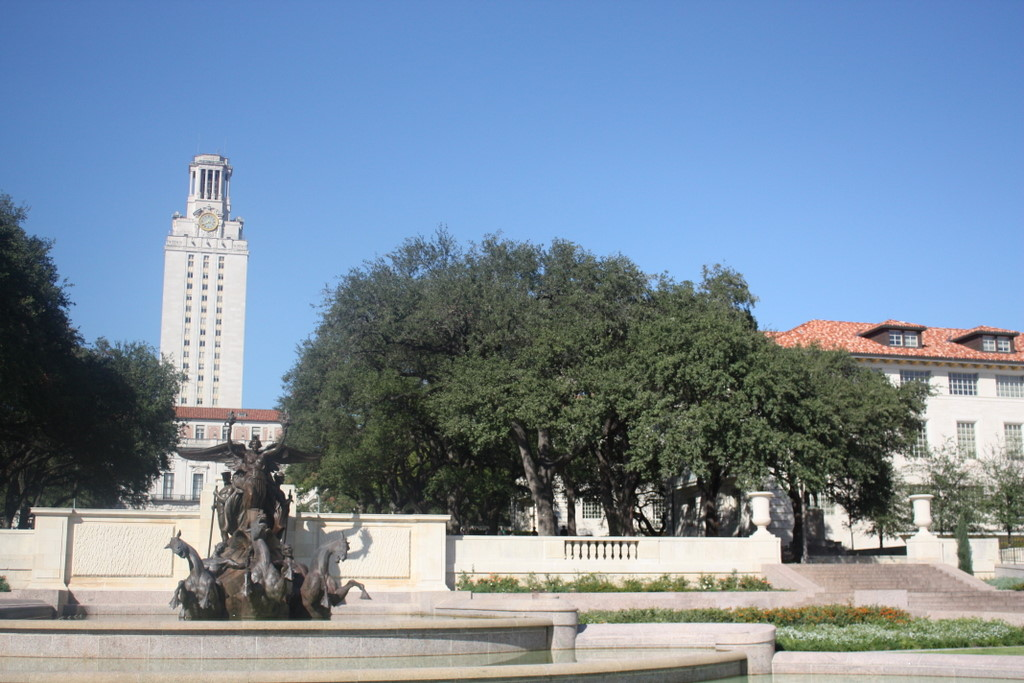
#> input picture uttower_left.JPG, 1024 x 683 px
$ jupyter execute S20230010225Q_2.ipynb
#> lines starting #> are read from the running program, lines starting #| are printed output that depends on the picture
# Q2: Edge Detection (10 points)
 Write a function that finds edge intensity and orientation in an image. Display the output of your function
 for one of the given images `uttower_left.JPG` and `uttower_right.JPG`
 `img1 = myEdgeFilter(img0, sigma)`

 The function will input a grayscale image (`img0`) and a scalar (`sigma`). Here, `sigma` is the standard
 deviation of the Gaussian smoothing kernel used before edge detection. The function should output
 `img1`, the edge magnitude image. First, use your convolution function to smooth the image with a
 Gaussian kernel defined by `sigma`. This step helps reduce noise and remove spurious edges. Use
 `scipy.signal.gaussian` to generate the Gaussian kernel. The filter size should depend on sigma
 (for example: `hsize = 2 ∗ ceil(3 ∗ sigma) + 1 )`

 Compute the edge magnitude image `img1` using gradients in both x and y directions. For the
 x-direction gradient (`imgx`), convolve the smoothed image with the x-oriented *Sobel filter*. For the
 y-direction gradient (`imgy`), convolve with the y-oriented Sobel filter. Combine these to obtain `img1`.
 Optionally, output `imgx` and `imgy` as well.

 Non-Maximum Suppression: Gradient magnitudes often produce thick edges. To thin them:
 - For each pixel, examine its two neighbors along the gradient direction.
 - If either neighbor has a larger gradient magnitude, suppress the current pixel (set its value to zero).
 - Quantize gradient orientation into four cases: 0◦, 45◦, 90◦, and 135◦. For example, an angle of 30◦ maps to 45◦.
 - The gradient angle can be computed as: theta = arctan(imgy/imgx)

 Restrictions: Your implementation must not call OpenCV’s Canny function or similar edge detectors.
 You may, however, use Canny for debugging or comparison purposes.

[cell 1]
import matplotlib.pyplot as plt
import numpy as np
from scipy.signal.windows import gaussian #forced to use this cuz scipy.signal.gaussian is replaced

### generating the gaussian kernel first

two kernels of sigma and sigma would give me a kernel of sigma*sqrt(2)

[cell 2]
def gaussian_kernel(n, std):
    """Returns a nxn gaussian kernel"""
    std_temp = std/np.sqrt(2) #to fix the issue above

    gauss_1d = gaussian(n, std_temp)
    kernel = np.outer(gauss_1d, gauss_1d)
    kernel = kernel / np.sum(kernel) #normalisation
    return kernel

### Some other functions from q1 that are needed

[cell 3]
def cross_correlation_2d(img, kernel, pad=True):
    """
    We do cross correlation with this func. using padding to decide if u want to have zero padding
    """
    img_h, img_w = img.shape
    kernel_h, kernel_w = kernel.shape

    if pad:
        pad_top_bot = kernel_h//2
        pad_left_right = kernel_w//2
        output_h, output_w = img_h, img_w
        img = np.pad(array=img,pad_width=(pad_top_bot, pad_left_right), constant_values=0)
    else:
        output_h, output_w = img_h - kernel_h+1, img_w-kernel_w+1

    output_img = np.zeros((output_h, output_w))

    for y in range(output_h):  #move down
        for x in range(output_w): #right
            img_piece = img[y:y+kernel_h, x:x+kernel_w]
            mult = np.multiply(img_piece, kernel)
            output_img[y][x] = np.sum(mult)

    return output_img

[cell 4]
def convolve_2d(img, kernel, pad=True):
    impulse = np.zeros_like(kernel)
    kernel_h, kernel_w = kernel.shape
    impulse[kernel_h//2, kernel_w//2] = 1
    flipped_kernel = cross_correlation_2d(impulse, kernel, pad=True) #impulse is what my img is, need to have it samesize

    output_img = cross_correlation_2d(img, flipped_kernel, pad=pad)

    return output_img

## Now we write the actual edge filter with the help of these functions

[cell 5]
def edge_filter(img0, sigma):
    size = int(2 *np.ceil(3*sigma) + 1)
    print("Kernel size: ", size)
    kernel = gaussian_kernel(size, sigma)

    blurred_img = convolve_2d(img0, kernel, pad=True)

    sobelx = np.array([
        [-1, 0, 1],
        [-2, 0, 2],
        [-1, 0, 1]
    ])#vertical edge

    sobely = np.array([
        [-1, -2, -1],
        [ 0,  0,  0],
        [ 1,  2,  1]
    ])#horizontal

    imgx = convolve_2d(blurred_img, sobelx, pad=True)
    imgy = convolve_2d(blurred_img, sobely, pad=True)

    plt.subplot(1, 2, 1)
    plt.imshow(imgx, cmap='gray')
    plt.subplot(1, 2, 2)
    plt.imshow(imgy, cmap='gray')
    plt.show()

    img1 = np.sqrt(imgx*imgx + imgy*imgy)
    return img1

### Testing this function out without non maximal suppression.

[cell 6]
import matplotlib.pyplot as plt
import cv2

img = cv2.imread('uttower_left.JPG', cv2.IMREAD_GRAYSCALE)
img1= edge_filter(img, 1)
#> call 4 of cross_correlation_2d, with kernel = array of shape (3, 3), pad = True
#> after the loop in cross_correlation_2d (call 4), `for y in range(output_h):`:
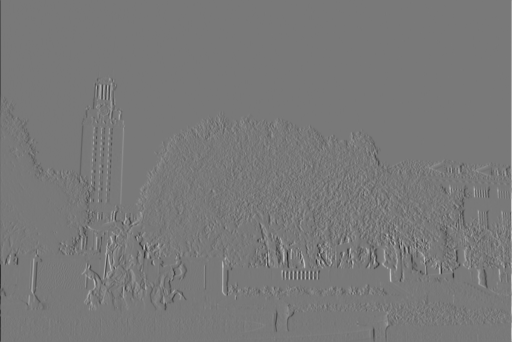
#> output_img: shape (683, 1024) float64 (shown at 1/2 size); min -864.6, max 953, mean -0.2; drawn with min black and max white
#> after the loop in cross_correlation_2d (call 6), `for y in range(output_h):`:
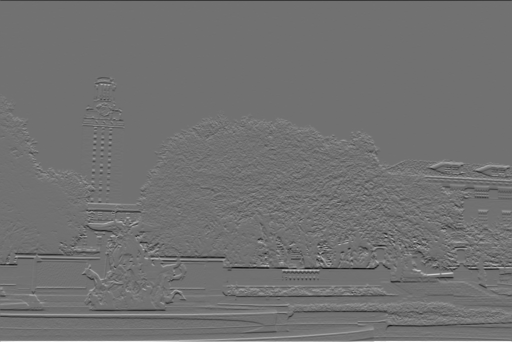
#> output_img: shape (683, 1024) float64 (shown at 1/2 size); min -660.9, max 822.4, mean -0.1; drawn with min black and max white

plt.figure(figsize=(8, 8))
plt.imshow(img1, cmap='gray')
plt.title("Edge Magnitude")
plt.colorbar()
plt.show()

### Redefining the edge filter functoin with the non maximal supression

[cell 7]
def edge_filter(img0, sigma):
    size = int(2 *np.ceil(3*sigma) + 1)
    print("Kernel size: ", size)
    kernel = gaussian_kernel(size, sigma)

    blurred_img = convolve_2d(img0, kernel, pad=True)
#> in cross_correlation_2d (call 8), `img = np.pad(array=img,pad_width=(pad_top_bot, pad_left_right), consta..`:
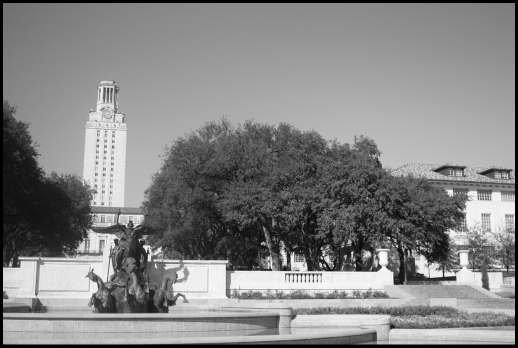
#> img: shape (695, 1036) (shown at 1/2 size); min 0, max 255, mean 132.8

    sobelx = np.array([
        [-1, 0, 1],
        [-2, 0, 2],
        [-1, 0, 1]
    ])#vertical edge

    sobely = np.array([
        [-1, -2, -1],
        [ 0,  0,  0],
        [ 1,  2,  1]
    ])#horizontal

    imgx = convolve_2d(blurred_img, sobelx, pad=True)
    imgy = convolve_2d(blurred_img, sobely, pad=True)

    plt.subplot(1, 2, 1)
    plt.imshow(imgx, cmap='gray')
    plt.subplot(1, 2, 2)
    plt.imshow(imgy, cmap='gray')
    plt.show()

    img1 = np.sqrt(imgx*imgx + imgy*imgy)


    # part where we apply non maximum supression
    gradiants = np.arctan2(imgy, imgx) #np using broadcast makes my life easy
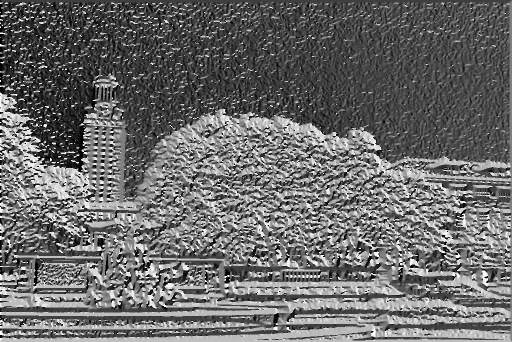
#> gradiants: shape (683, 1024) float64 (shown at 1/2 size); min -3.14, max 3.14, mean -0.505; drawn with min black and max white
    gradiants = np.degrees(gradiants)

    quantized_grads = np.zeros_like(gradiants)

    quantized_grads[ (gradiants > -22.5) & (gradiants <= 22.5) ] = 0
    quantized_grads[ (gradiants > 157.5) | (gradiants <= -157.5) ] = 0

    quantized_grads[ (gradiants > 22.5) & (gradiants <= 67.5) ] = 45
    quantized_grads[ (gradiants > -157.5) & (gradiants <= -112.5) ] = 45

    quantized_grads[ (gradiants > 67.5) & (gradiants <= 112.5) ] = 90
    quantized_grads[ (gradiants > -112.5) & (gradiants <= -67.5) ] = 90

    quantized_grads[ (gradiants > 112.5) & (gradiants <= 157.5) ] = 135
    quantized_grads[ (gradiants > -67.5) & (gradiants <= -22.5) ] = 135

    thinned_edges = np.zeros_like(img1)
    height, width = img1.shape

    for y in range(1, height - 1):
        for x in range(1, width - 1):
            angle = quantized_grads[y, x]
            magnitude = img1[y, x]


            if angle == 0: # Horizontal
                neighbor_1, neighbor_2 = img1[y, x - 1], img1[y, x + 1]
                if magnitude >= neighbor_1 and magnitude >= neighbor_2: #we only keep the pixel whos val is greatest
                    thinned_edges[y, x] = magnitude
            elif angle == 45: # smth like y=x
                neighbor_1, neighbor_2 = img1[y - 1, x + 1], img1[y + 1, x - 1]
                if magnitude >= neighbor_1 and magnitude >= neighbor_2:
                    thinned_edges[y, x] = magnitude
            elif angle == 90: # vertical
                neighbor_1, neighbor_2 = img1[y - 1, x], img1[y + 1, x]
                if magnitude >= neighbor_1 and magnitude >= neighbor_2:
                    thinned_edges[y, x] = magnitude
            elif angle == 135: # y=-x direction
                neighbor_1, neighbor_2 = img1[y - 1, x - 1], img1[y + 1, x + 1]
                if magnitude >= neighbor_1 and magnitude >= neighbor_2:
                    thinned_edges[y, x] = magnitude
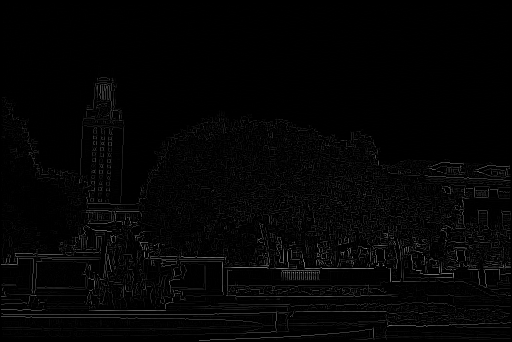
#> thinned_edges: shape (683, 1024) float64 (shown at 1/2 size); min 0, max 426.6, mean 7.5; drawn with min black and max white

    return thinned_edges

[cell 8]
import matplotlib.pyplot as plt
import cv2

img = cv2.imread('uttower_left.JPG', cv2.IMREAD_GRAYSCALE)
img1= edge_filter(img, 2)

plt.figure(figsize=(12,12))
plt.imshow(img1, cmap='gray')
plt.title("Edge Magnitude")
plt.colorbar()
plt.show()
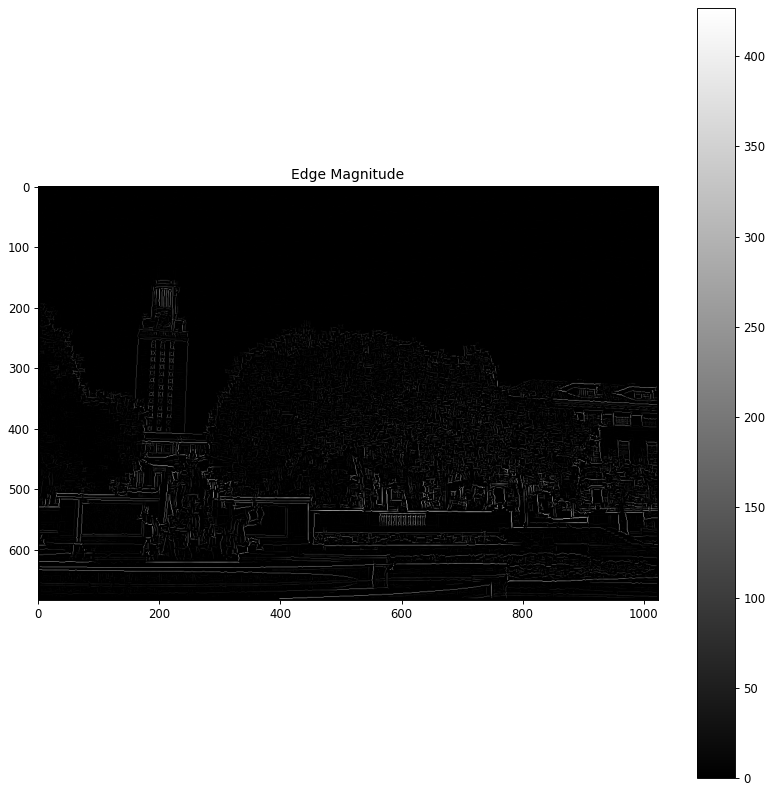
#> figure drawn by matplotlib, 2 panels

$ run again, with uttower_right.JPG copied over uttower_left.JPG
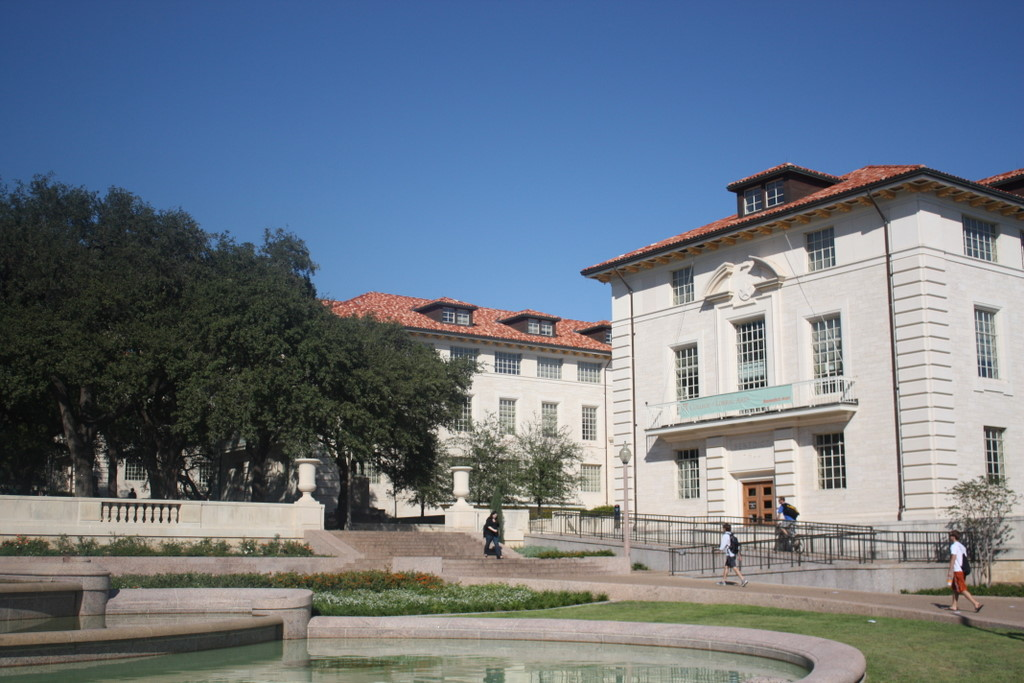
#> input picture uttower_right.JPG, 1024 x 683 px
#> after the loop in cross_correlation_2d (call 4), `for y in range(output_h):`:
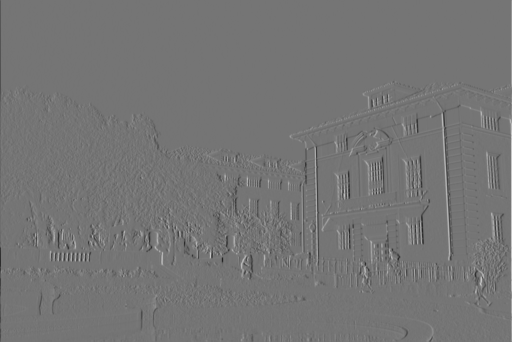
#> output_img: shape (683, 1024) float64 (shown at 1/2 size); min -720, max 846.8, mean -0.2; drawn with min black and max white
#> `plt.show()`:
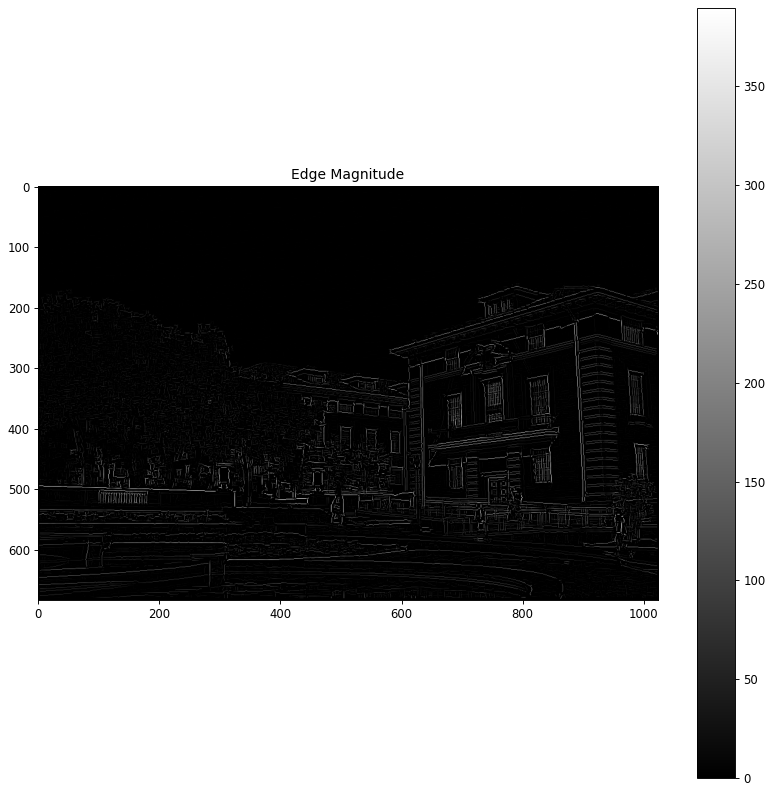
#> figure drawn by matplotlib, 2 panels
